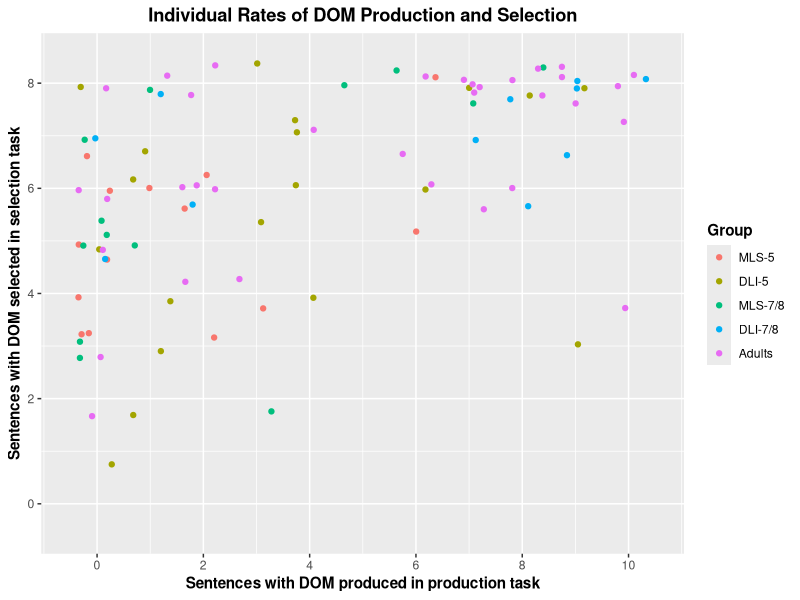
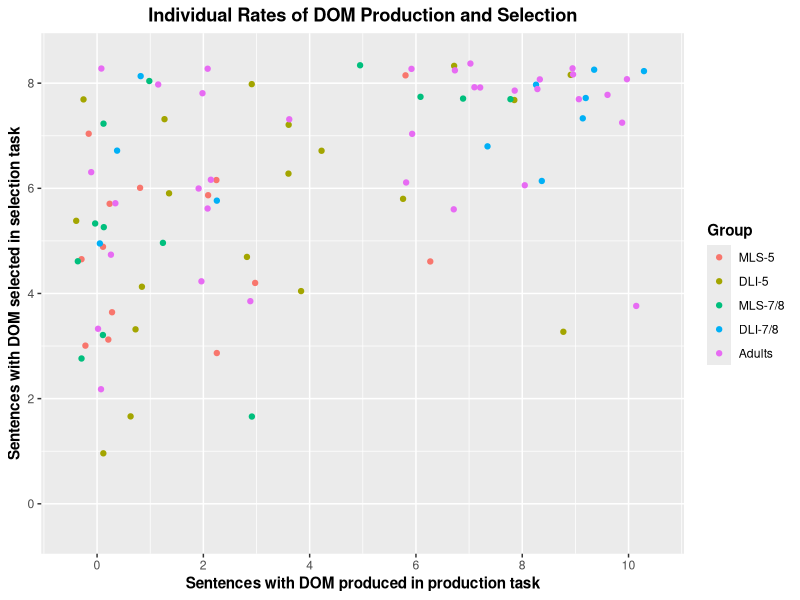

Source code (R) for these figures, in order:
library(tidyverse)
library(here)
library(patchwork)


# Load data
## Production
DLI78_EPT <- read_csv(here("./CSV Files/DLI-78/DLI-78 DOM EPT.csv")) %>% 
  mutate(Group = "DLI-7/8",
         Task = "Production")

MLS78_EPT <- read_csv(here("./CSV Files/MLS-78/MLS-78 DOM EPT.csv")) %>%
  filter(!School == "GBCS") %>% 
  mutate(Group = "MLS-7/8",
         Task = "Production")

DLI5_EPT <- read_csv(here("./CSV Files/DLI-5/DLI-5 DOM EPT.csv")) %>% 
  filter(Item %in% c("EPT-02", "EPT-08", "EPT-12", "EPT-14", "EPT-20", "EPT-24", "EPT-26", "EPT-32", "EPT-38", "EPT-42")) %>% 
  mutate(Group = "DLI-5",
         Task = "Production")

MLS5_EPT <- read_csv(here("./CSV Files/MLS-5/MLS-5 DOM EPT.csv")) %>%
  filter(!School == "GBCS") %>% 
  mutate(Group = "MLS-5",
         Task = "Production")

HSA_EPT <- read_csv(here("./CSV Files/Adult HS/Adult HS DOM EPT.csv")) %>%
  filter(Item %in% c("EPT-02", "EPT-08", "EPT-12", "EPT-14", "EPT-20", "EPT-24", "EPT-26", "EPT-32", "EPT-38", "EPT-42")) %>%
  mutate(Group = "Adults",
         Task = "Production")


## Selection
DLI78_FCT <- read_csv(here("./CSV Files/DLI-78/DLI-78 DOM FCT.csv")) %>% 
  mutate(Group = "DLI-7/8",
         Task = "Selection")

MLS78_FCT <- read_csv(here("./CSV Files/MLS-78/MLS-78 DOM FCT.csv")) %>%
  filter(!School == "GBCS") %>% 
  mutate(Group = "MLS-7/8",
         Task = "Selection")

DLI5_FCT <- read_csv(here("./CSV Files/DLI-5/DLI-5 DOM FCT.csv")) %>% 
  mutate(Group = "DLI-5",
         Task = "Selection")

MLS5_FCT <- read_csv(here("./CSV Files/MLS-5/MLS-5 DOM FCT.csv")) %>%
  filter(!School == "GBCS") %>% 
  mutate(Group = "MLS-5",
         Task = "Selection")

HSA_FCT <- read_csv(here("./CSV Files/Adult HS/Adult HS DOM FCT.csv")) %>%
  mutate(Group = "Adults",
         Task = "Selection")


# Join and tidy data
## Unify by task
Production <- rbind(DLI78_EPT, MLS78_EPT, DLI5_EPT, MLS5_EPT, HSA_EPT)
Selection <- rbind(DLI78_FCT, MLS78_FCT, DLI5_FCT, MLS5_FCT, HSA_FCT)


## Create dataframe
## Full grouping
Production_Dataframe <- Production %>%
  filter(!is.na(DOM_Use)) %>%
  group_by(Part_ID, Group) %>%
  summarize(DOM_Production = sum(DOM_Use))

Selection_Dataframe <- Selection %>%
  filter(!is.na(DOM_Use)) %>%
  group_by(Part_ID, Group) %>%
  summarize(DOM_Selection = sum(DOM_Use))

Full_Aggregate = left_join(Production_Dataframe, Selection_Dataframe, by = "Part_ID", "NewGroup") %>% 
  select(!Group.x) %>% 
  rename(Group = Group.y) %>% 
  mutate(Sum = (DOM_Production + DOM_Selection))
  
Full_Aggregate$Group <- factor(Full_Aggregate$Group, levels = c("MLS-5", "DLI-5", "MLS-7/8", "DLI-7/8", "Adults"))


# Plot individual differences
## Whole group with SDB
Ind_Diffs <- Full_Aggregate %>% 
  ggplot(aes(x = DOM_Production, y = DOM_Selection, color = Group)) +
  geom_jitter() +
  scale_x_continuous(breaks = seq (0, 10, 2),
                     limits = c(-0.5, 10.5)) +
  scale_y_continuous(breaks = seq (0, 8, 2),
                     limits = c(-0.5, 8.5)) +
  labs(x = "Sentences with DOM produced in production task", y = "Sentences with DOM selected in selection task", title = "Individual Rates of DOM Production and Selection", color = "Group") +
  theme(axis.title = element_text(face = "bold"),
        plot.title = element_text(hjust = 0.5, face = "bold"),
        legend.title = element_text(face = "bold"),
        strip.text = element_text(face = "bold", size = 10))

Ind_Diffs

ggsave(filename = here("Abstracts and Talks", "HLS 2025", "HLS 2025 Individual Differences.pdf"),
       plot = Ind_Diffs,
       device = "pdf",
       width = 10,
       height = 6,
       units = "in")
